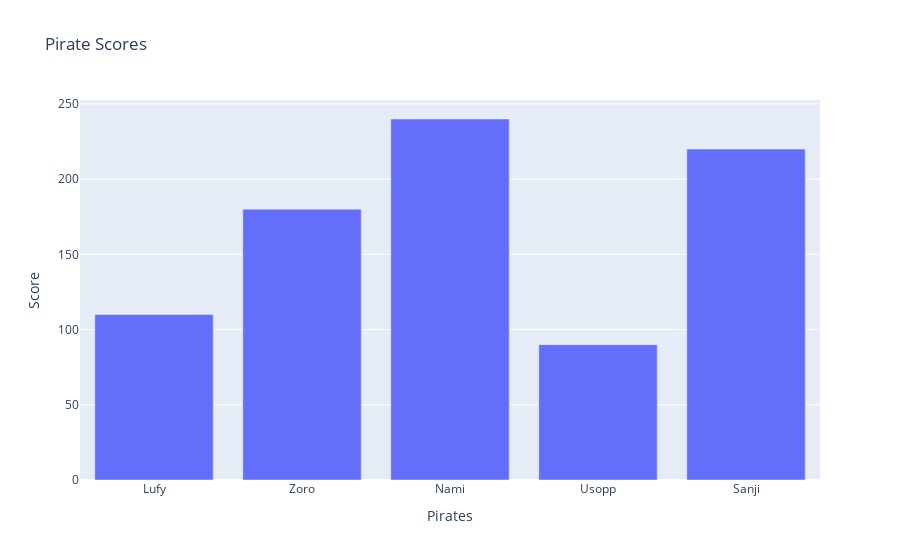

The notebook cell saved with this chart:
### Code cell
graph = go.Figure()

graph.add_trace(go.Bar(x=x1, y=y1))

graph.update_layout(title = "Pirate Scores",
                    xaxis_title = "Pirates",
                    yaxis_title = "Score")

### Figure 1 — Plotly figure (JSON) as saved in the notebook; plotly's stock layout.template omitted (floating-point values rounded to 4 significant figures)
{"data": [{"type": "bar", "x": ["Lufy", "Zoro", "Nami", "Usopp", "Sanji"], "y": [110, 180, 240, 90, 220]}], "layout": {"title": {"text": "Pirate Scores"}, "xaxis": {"title": {"text": "Pirates"}}, "yaxis": {"title": {"text": "Score"}}}}
